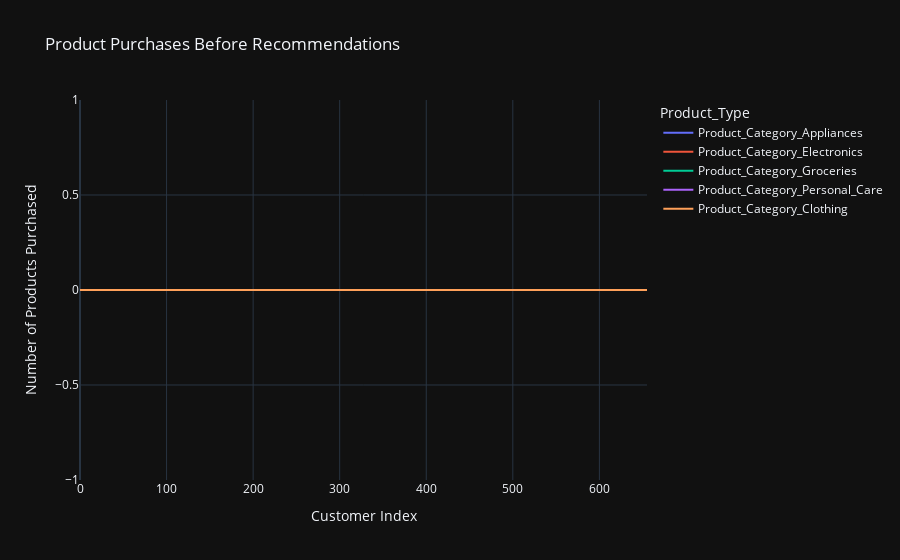
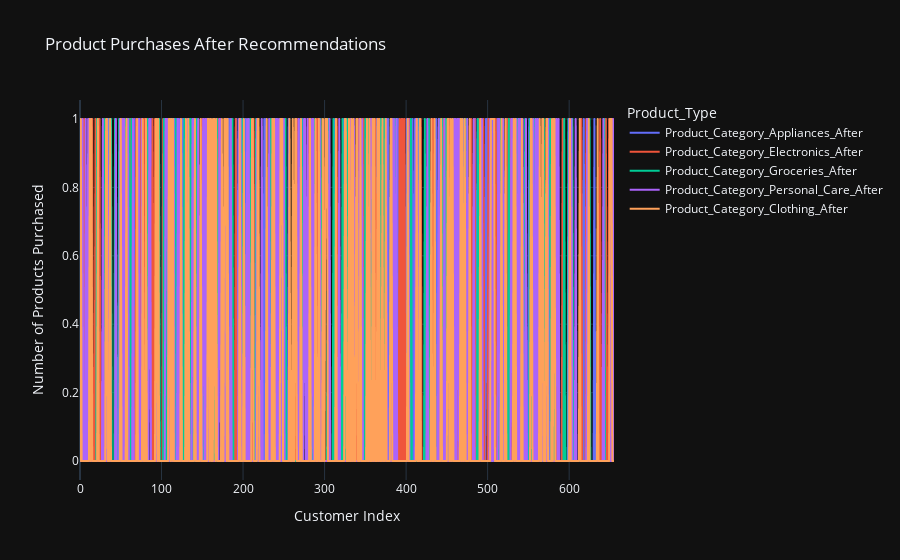

Notebook source saved alongside these figures, in order:
### Code cell
import plotly.express as px

# Reset the index to make it a column
df_reset = df.reset_index()

# Create two separate DataFrames: one for before and one for after purchases
df_before = df_reset.melt(id_vars=["index"], 
                          value_vars=[col for col in product_columns], 
                          var_name="Product_Type", 
                          value_name="Products_Purchased")

df_after = df_reset.melt(id_vars=["index"], 
                         value_vars=[col + '_After' for col in product_columns], 
                         var_name="Product_Type", 
                         value_name="Products_Purchased")

# Plot the "Before" product purchases
fig_before = px.line(
    df_before,
    x="index",
    y="Products_Purchased",
    color="Product_Type",
    title="Product Purchases Before Recommendations",
    labels={"index": "Customer Index", "Products_Purchased": "Number of Products Purchased"},
    template="plotly_dark",
)

# Plot the "After" product purchases
fig_after = px.line(
    df_after,
    x="index",
    y="Products_Purchased",
    color="Product_Type",
    title="Product Purchases After Recommendations",
    labels={"index": "Customer Index", "Products_Purchased": "Number of Products Purchased"},
    template="plotly_dark",
)

# Show both plots
fig_before.show()
fig_after.show()

### Figure 1 — Plotly figure (JSON) as saved in the notebook; plotly's stock layout.template omitted (floating-point values rounded to 4 significant figures; data arrays with more than 128 entries replaced by an {"elided": "..."} marker saying what was removed)
{"data": [{"hovertemplate": "Product_Type=Product_Category_Appliances<br>Customer Index=%{x}<br>Number of Products Purchased=%{y}<extra></extra>", "legendgroup": "Product_Category_Appliances", "line": {"color": "#636efa", "dash": "solid"}, "marker": {"symbol": "circle"}, "mode": "lines", "name": "Product_Category_Appliances", "showlegend": true, "type": "scattergl", "x": {"elided": "656 int values"}, "xaxis": "x", "y": {"elided": "656 int values"}, "yaxis": "y"}, {"hovertemplate": "Product_Type=Product_Category_Electronics<br>Customer Index=%{x}<br>Number of Products Purchased=%{y}<extra></extra>", "legendgroup": "Product_Category_Electronics", "line": {"color": "#EF553B", "dash": "solid"}, "marker": {"symbol": "circle"}, "mode": "lines", "name": "Product_Category_Electronics", "showlegend": true, "type": "scattergl", "x": {"elided": "656 int values"}, "xaxis": "x", "y": {"elided": "656 int values"}, "yaxis": "y"}, {"hovertemplate": "Product_Type=Product_Category_Groceries<br>Customer Index=%{x}<br>Number of Products Purchased=%{y}<extra></extra>", "legendgroup": "Product_Category_Groceries", "line": {"color": "#00cc96", "dash": "solid"}, "marker": {"symbol": "circle"}, "mode": "lines", "name": "Product_Category_Groceries", "showlegend": true, "type": "scattergl", "x": {"elided": "656 int values"}, "xaxis": "x", "y": {"elided": "656 int values"}, "yaxis": "y"}, {"hovertemplate": "Product_Type=Product_Category_Personal_Care<br>Customer Index=%{x}<br>Number of Products Purchased=%{y}<extra></extra>", "legendgroup": "Product_Category_Personal_Care", "line": {"color": "#ab63fa", "dash": "solid"}, "marker": {"symbol": "circle"}, "mode": "lines", "name": "Product_Category_Personal_Care", "showlegend": true, "type": "scattergl", "x": {"elided": "656 int values"}, "xaxis": "x", "y": {"elided": "656 int values"}, "yaxis": "y"}, {"hovertemplate": "Product_Type=Product_Category_Clothing<br>Customer Index=%{x}<br>Number of Products Purchased=%{y}<extra></extra>", "legendgroup": "Product_Category_Clothing", "line": {"color": "#FFA15A", "dash": "solid"}, "marker": {"symbol": "circle"}, "mode": "lines", "name": "Product_Category_Clothing", "showlegend": true, "type": "scattergl", "x": {"elided": "656 int values"}, "xaxis": "x", "y": {"elided": "656 int values"}, "yaxis": "y"}], "layout": {"legend": {"title": {"text": "Product_Type"}, "tracegroupgap": 0}, "title": {"text": "Product Purchases Before Recommendations"}, "xaxis": {"anchor": "y", "domain": [0, 1], "title": {"text": "Customer Index"}}, "yaxis": {"anchor": "x", "domain": [0, 1], "title": {"text": "Number of Products Purchased"}}}}

### Figure 2 — Plotly figure (JSON) as saved in the notebook; plotly's stock layout.template omitted (floating-point values rounded to 4 significant figures; data arrays with more than 128 entries replaced by an {"elided": "..."} marker saying what was removed)
{"data": [{"hovertemplate": "Product_Type=Product_Category_Appliances_After<br>Customer Index=%{x}<br>Number of Products Purchased=%{y}<extra></extra>", "legendgroup": "Product_Category_Appliances_After", "line": {"color": "#636efa", "dash": "solid"}, "marker": {"symbol": "circle"}, "mode": "lines", "name": "Product_Category_Appliances_After", "showlegend": true, "type": "scattergl", "x": {"elided": "656 int values"}, "xaxis": "x", "y": {"elided": "656 int values"}, "yaxis": "y"}, {"hovertemplate": "Product_Type=Product_Category_Electronics_After<br>Customer Index=%{x}<br>Number of Products Purchased=%{y}<extra></extra>", "legendgroup": "Product_Category_Electronics_After", "line": {"color": "#EF553B", "dash": "solid"}, "marker": {"symbol": "circle"}, "mode": "lines", "name": "Product_Category_Electronics_After", "showlegend": true, "type": "scattergl", "x": {"elided": "656 int values"}, "xaxis": "x", "y": {"elided": "656 int values"}, "yaxis": "y"}, {"hovertemplate": "Product_Type=Product_Category_Groceries_After<br>Customer Index=%{x}<br>Number of Products Purchased=%{y}<extra></extra>", "legendgroup": "Product_Category_Groceries_After", "line": {"color": "#00cc96", "dash": "solid"}, "marker": {"symbol": "circle"}, "mode": "lines", "name": "Product_Category_Groceries_After", "showlegend": true, "type": "scattergl", "x": {"elided": "656 int values"}, "xaxis": "x", "y": {"elided": "656 int values"}, "yaxis": "y"}, {"hovertemplate": "Product_Type=Product_Category_Personal_Care_After<br>Customer Index=%{x}<br>Number of Products Purchased=%{y}<extra></extra>", "legendgroup": "Product_Category_Personal_Care_After", "line": {"color": "#ab63fa", "dash": "solid"}, "marker": {"symbol": "circle"}, "mode": "lines", "name": "Product_Category_Personal_Care_After", "showlegend": true, "type": "scattergl", "x": {"elided": "656 int values"}, "xaxis": "x", "y": {"elided": "656 int values"}, "yaxis": "y"}, {"hovertemplate": "Product_Type=Product_Category_Clothing_After<br>Customer Index=%{x}<br>Number of Products Purchased=%{y}<extra></extra>", "legendgroup": "Product_Category_Clothing_After", "line": {"color": "#FFA15A", "dash": "solid"}, "marker": {"symbol": "circle"}, "mode": "lines", "name": "Product_Category_Clothing_After", "showlegend": true, "type": "scattergl", "x": {"elided": "656 int values"}, "xaxis": "x", "y": {"elided": "656 int values"}, "yaxis": "y"}], "layout": {"legend": {"title": {"text": "Product_Type"}, "tracegroupgap": 0}, "title": {"text": "Product Purchases After Recommendations"}, "xaxis": {"anchor": "y", "domain": [0, 1], "title": {"text": "Customer Index"}}, "yaxis": {"anchor": "x", "domain": [0, 1], "title": {"text": "Number of Products Purchased"}}}}
